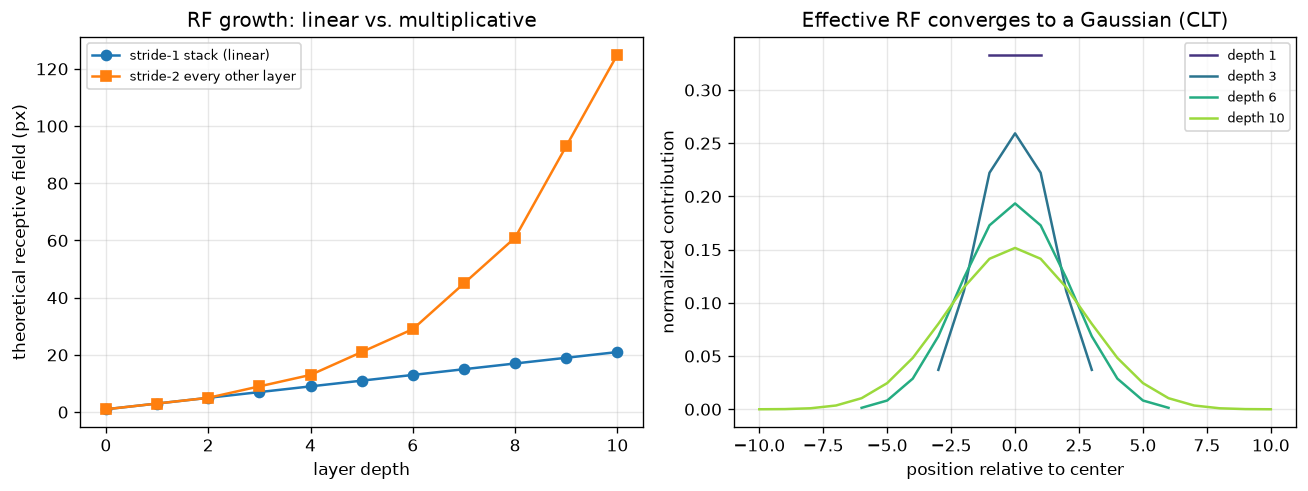

This chart was generated by the following Python code:
"""
Day 37 — Receptive field.
Left: theoretical receptive field growth across layer depth for a plain
stride-1 stack of 3x3 convs vs. a stack that halves spatial size every
other layer (stride-2) -- shows linear vs. multiplicative growth.
Right: effective receptive field. Repeatedly self-convolving a small box
kernel (what a stack of conv layers does to an impulse) converges to a
Gaussian by the Central Limit Theorem -- the "effective" receptive field
concentrates near the center long before the theoretical square is full.
"""
import numpy as np
import matplotlib.pyplot as plt

np.random.seed(42)

# --- Left panel: theoretical RF growth ---
n_layers = 10
k = 3  # 3x3 kernel every layer

# Plain stack: stride 1 everywhere -> RF grows by (k-1) per layer (linear)
rf_plain = [1]
jump = 1
for _ in range(n_layers):
    rf_plain.append(rf_plain[-1] + (k - 1) * jump)

# Strided stack: stride 2 every other layer -> jump doubles periodically (multiplicative)
rf_strided = [1]
jump = 1
for i in range(n_layers):
    rf_strided.append(rf_strided[-1] + (k - 1) * jump)
    if i % 2 == 1:
        jump *= 2

# --- Right panel: effective receptive field via repeated self-convolution ---
box = np.array([1.0, 1.0, 1.0])  # a single 3-tap "conv layer" impulse response
depths_to_show = [1, 3, 6, 10]
profiles = {}
kernel = np.array([1.0])
for d in range(1, max(depths_to_show) + 1):
    kernel = np.convolve(kernel, box)
    kernel_norm = kernel / kernel.sum()
    if d in depths_to_show:
        profiles[d] = kernel_norm

fig, axes = plt.subplots(1, 2, figsize=(11, 4.2))

axes[0].plot(range(n_layers + 1), rf_plain, marker="o", label="stride-1 stack (linear)")
axes[0].plot(range(n_layers + 1), rf_strided, marker="s", label="stride-2 every other layer")
axes[0].set_xlabel("layer depth")
axes[0].set_ylabel("theoretical receptive field (px)")
axes[0].set_title("RF growth: linear vs. multiplicative")
axes[0].legend(fontsize=8)
axes[0].grid(alpha=0.3)

colors = plt.cm.viridis(np.linspace(0.15, 0.85, len(depths_to_show)))
for (d, prof), c in zip(profiles.items(), colors):
    centered_x = np.arange(len(prof)) - len(prof) // 2
    axes[1].plot(centered_x, prof, color=c, label=f"depth {d}")
axes[1].set_xlabel("position relative to center")
axes[1].set_ylabel("normalized contribution")
axes[1].set_title("Effective RF converges to a Gaussian (CLT)")
axes[1].legend(fontsize=8)
axes[1].grid(alpha=0.3)

plt.tight_layout()
plt.savefig("graph_DAY_37.png", dpi=120, bbox_inches="tight")
